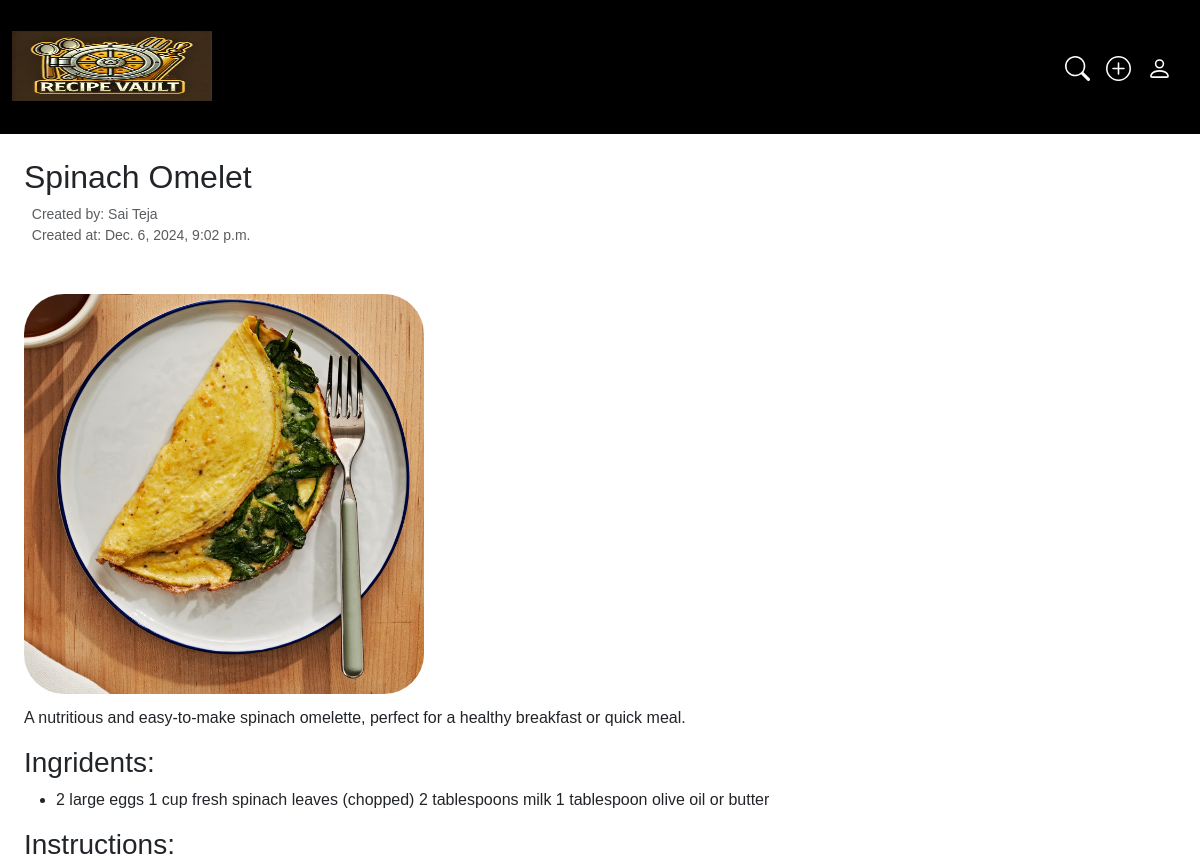
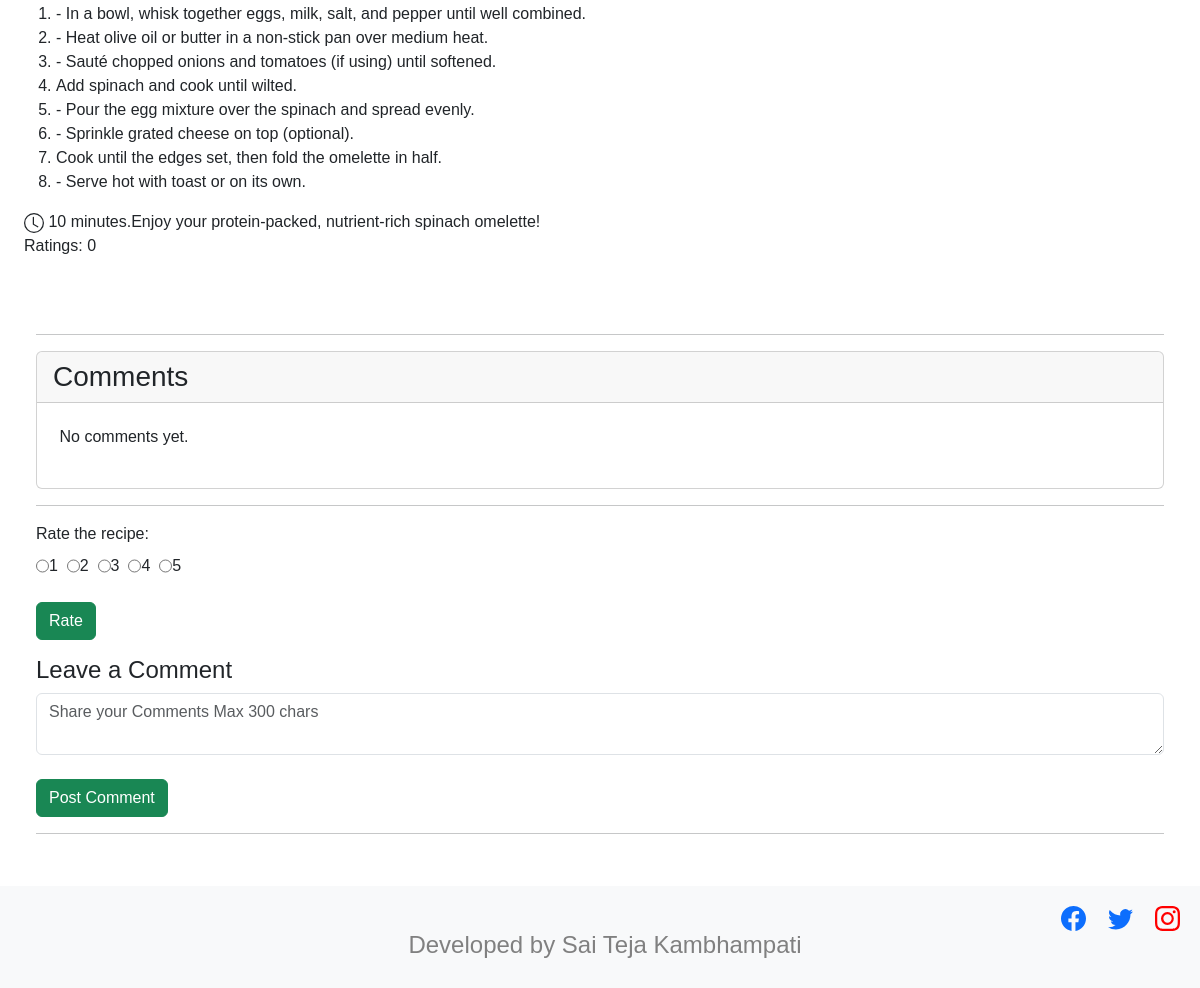
/recipe_detail/4/, run on the app's committed database (2 pictures, top to bottom).
### myrecpies/models.py (models this page shows)
class Recipe(models.Model):
    user = models.ForeignKey(User,on_delete=models.CASCADE)
    recipe_name = models.CharField(max_length=100)
    recipe_ingridents = models.CharField(max_length=100)
    recipe_description = models.TextField()
    instructions = models.TextField(default=None)
    cooking_time = models.TextField(default=None)
    created_at = models.DateTimeField(auto_now_add=True)
    recipe_image = models.ImageField(upload_to="recepie")
    def average_rating(self):
        total_ratings = Rating.objects.filter(recipe_name=self).count()
        if total_ratings > 0:
            total_score = Rating.objects.filter(recipe_name=self).aggregate(models.Sum('score'))['score__sum']
            average_score = total_score / total_ratings
            return round(average_score, 2)
        return 0

### myrecpies/views.py (the view, shortened to what this page needs)
# urls.py: path('recipe_detail/<id>/',recipe_detail,name = 'recipe_detail'),
def recipe_detail(request,id):
    queryset = Recipe.objects.get(id=id)
    ingredients = queryset.recipe_ingridents.split('\n')
    instructions = queryset.instructions.split('.')
    comments = Comment.objects.filter(recipe_name=queryset).order_by('-created_at')
    average_rating = Rating.objects.filter(recipe_name=queryset).aggregate(Avg('score'))['score__avg']
    context = {'recipes': queryset,
               'ingredients':ingredients,
               'instructions':instructions,
               'average_rating':average_rating,
               'comments': comments}
    return render(request,"recipedetail.html",context)

### myrecpies/templates/recipedetail.html (shortened to what this page needs)
{% extends "base.html" %}
{% block start %}
    <div style="padding: 2%;">
    <h2 >{{recipes.recipe_name}}</h2>
    <div id="passwordHelpBlock" class="form-text">
      &nbsp;&nbsp;Created by: {{recipes.user.first_name}}<br>
      &nbsp;&nbsp;Created at: {{recipes.created_at}}
    </div>
  </div>
    <div style="padding: 2%; text-align: justify;">
    <img src="/media/{{recipes.recipe_image}}" class="card-text" alt="Image" width="400px" height="400px" style=" border-radius: 10%;max-width: 100%;height: auto;">
    <p style="padding-top : 1%;text-align: justify;">
      {{recipes.recipe_description}}
    </p>
    <p>
      <h3 >Ingridents:</h3>
      <ul>
        {% for ingredient in ingredients %}
          <li>{{ ingredient }}</li>
        {% endfor %}
      </ul>
    </p>
    <p >
      <h3>Instructions:</h3>
      <ol>
        {% for instruction in instructions %}
          <li>{{ instruction }}.</li>
        {% endfor %}
      </ol>
    </p>
    <svg xmlns="http://www.w3.org/2000/svg" width="20" height="20" fill="currentColor" class="bi bi-clock" viewBox="0 0 16 16">
      <path d="M8 3.5a.5.5 0 0 0-1 0V9a.5.5 0 0 0 .252.434l3.5 2a.5.5 0 0 0 .496-.868L8 8.71V3.5z"/>
      <path d="M8 16A8 8 0 1 0 8 0a8 8 0 0 0 0 16zm7-8A7 7 0 1 1 1 8a7 7 0 0 1 14 0z"/>
    </svg> {{recipes.cooking_time}}
    <br>
    Ratings: {{recipes.average_rating}}
  </div>
  <div style="padding: 3%;">
    <hr>
  <div class="card">
    <h3 class="card-header">Comments</h3>
    {% for comment in comments %}
    <div class="card-body">
          <h6 class="card-title">{{ comment.content }}</h6>
          <div class="text-muted">
            Posted by {{ comment.user.username }} on {{ comment.created_at }}
          </div>
            <p class="comment-info"></p>
    </div>
    {% empty %}
        <p style="padding: 2%;">No comments yet.</p>
    {% endfor %}
  </div>
<hr>
        {% if request.user != recipes.user %}
        <div class="rating-form">
          <form method="POST" enctype="multipart/form-data">
            <div class="mb-3">
                <label for="rating" class="form-label">Rate the recipe:</label><br>
                <div style="display: flex;flex-direction: row;margin-right: 10px;">
                <input type="radio" id="rating1" name="score" value="1"  required>
                <label for="rating1">1</label>&nbsp;&nbsp;
                <input type="radio" id="rating2" name="score" value="2"  required>
                <label for="rating2">2</label>&nbsp;&nbsp;
                <input type="radio" id="rating3" name="score" value="3"  required>
                <label for="rating3">3</label>&nbsp;&nbsp;
                <input type="radio" id="rating4" name="score" value="4"  required>
                <label for="rating4">4</label>&nbsp;&nbsp;
                <input type="radio" id="rating5" name="score" value="5"  required>
                <label for="rating5">5</label>&nbsp;&nbsp;
                </div>
                <br>
                <div class="mb-3">
                  <button type="submit" class="btn btn-success">Rate</button>
                  </div>
            </div>
          </form>
        </div>
        {% endif %}
        <div class="comment-form">
          <h4>Leave a Comment</h4>
          <form method="POST" anctype="multipart/form-data">
            <textarea class="form-control" name = "content" placeholder="Share your Comments Max 300 chars" maxlength="300" minlength="2"></textarea>
            <br>
            <div class="mb-3 col-6 ">
              <button type="submit" class="btn btn-success">Post Comment</button>
              </div>
          </form>
          <hr>
      </div>
    </div>
{% endblock %}

### data on the page
Recipe: recipe_name "Spinach Omelet", user.first_name "Sai Teja", created_at "Dec. 6, 2024, 9:02 p.m.", recipe_image (picture), recipe_description "A nutritious and easy-to-make spinach omelette, perfect for a healthy breakfast or quick meal.", ingredients "2 large eggs 1 cup fresh spinach leaves (chopped) 2 tablespoons milk 1 tablespoon olive oil or butter", cooking_time "10 minutes.Enjoy your protein-packed, nutrient-rich spinach omelette!", average_rating "0"

### other printed values
{{ instruction }} "- In a bowl, whisk together eggs, milk, salt, and pepper until well combined" "- Heat olive oil or butter in a non-stick pan over medium heat" "- Sauté chopped onions and tomatoes (if using) until softened" "Add spinach and cook until wilted" "- Pour the egg mixture over the spinach and spread evenly" "- Sprinkle grated cheese on top (optional)" "Cook until the edges set, then fold the omelette in half" "- Serve hot with toast or on its own"
